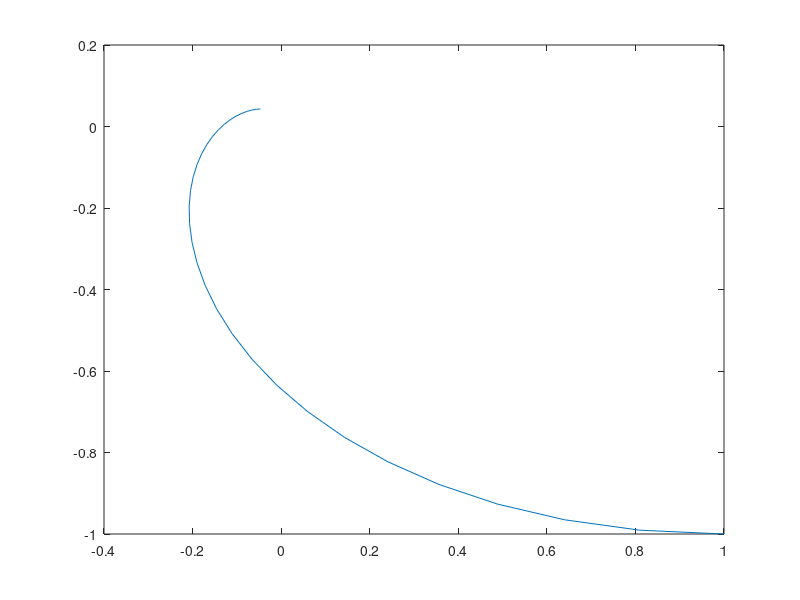

Write MATLAB code to recreate this figure.
%Calculate the magnetic field of wind drived current
clear all
clc

in_Z = (0:0.1:pi);
n = length(in_Z);

out_X = zeros(1,n);
out_Y = zeros(1,n);

H_zero = 1;

X = @(z) H_zero*(exp(-1*z))*(cos(z)-sin(z));
Y = @(z) -1*H_zero*(exp(-1*z))*(cos(z)+sin(z));

for i = 1:n
    out_X(i) = X(in_Z(i));
    out_Y(i) = Y(in_Z(i));
end

plot(out_X,out_Y)